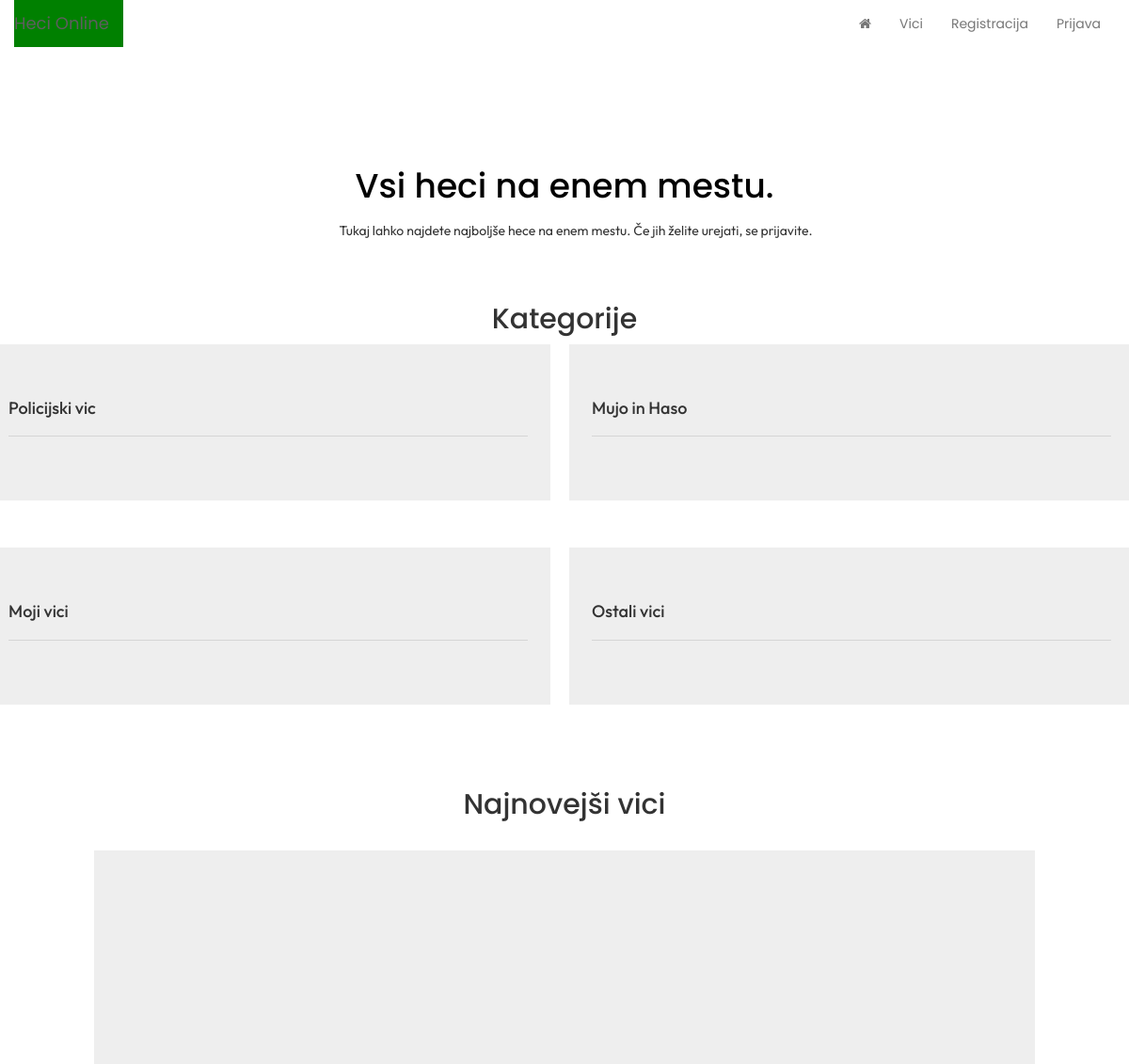
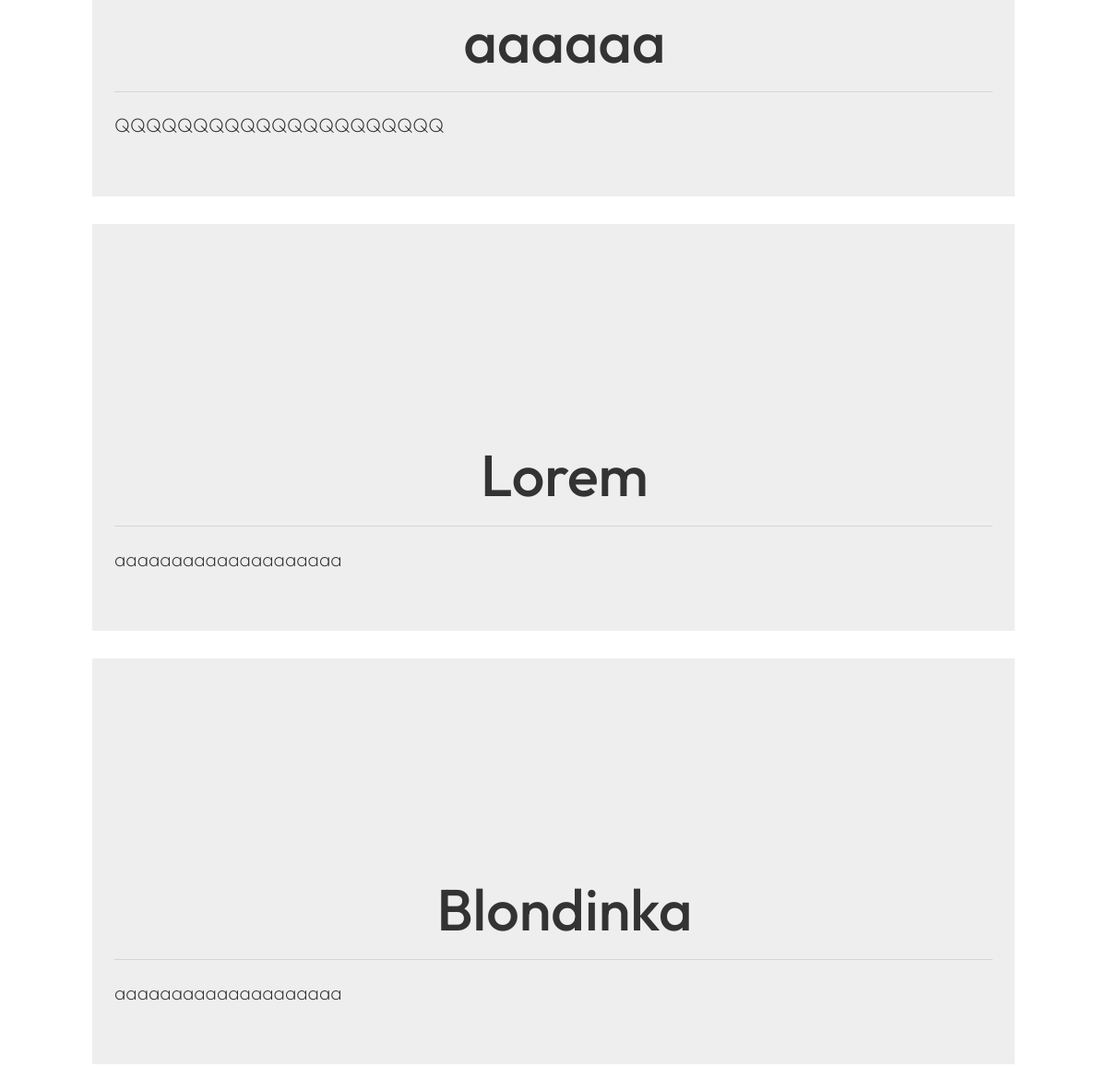
Page /stran/index.php on the committed database (2 pictures, top to bottom).
### tables this page shows
CREATE TABLE `kategorija` (
  `id` int(10) NOT NULL,
  `ime_kategorije` varchar(60) NOT NULL,
  `id_kategorije` int(10) NOT NULL
);

CREATE TABLE `vic` (
  `id` int(10) NOT NULL,
  `naslov` varchar(60) NOT NULL,
  `vsebina` varchar(255) NOT NULL,
  `dodano` datetime DEFAULT current_timestamp(),
  `id_user` int(10) NOT NULL,
  `id_kategorije` int(10) NOT NULL,
  `datumSpremembe` datetime DEFAULT NULL
);

### model.php (the view, shortened to what this page needs)
<?php
    function vrni3Vice() {
        $zadnji3Vici = "SELECT * FROM VIC ORDER BY ID DESC LIMIT 3;";
        $res = mysqli_query(mysqli_connect('localhost', 'janrk', '12345678', 'nrsa'), $zadnji3Vici);
        if ($res) {
            while ($row = mysqli_fetch_assoc($res)) {
                echo '<div class="jumbotron">';
                echo '<h1 class="display-4">' . $row['naslov'] . '</h1>';
                echo '<hr class="my-4">';
                echo '<p>' . $row['vsebina'] .'</p>';
                echo '</div>';
            }
        }
    }
    function vrniVseKategorije() {
        $vseKategorije = "SELECT * FROM KATEGORIJA;";
        $res = mysqli_query(mysqli_connect('localhost', 'janrk', '12345678', 'nrsa'), $vseKategorije);
        if ($res) {
            while ($row = mysqli_fetch_assoc($res)) {
                echo '<div class="jumbotron">';
                echo '<h4 class="display-4">' . $row['ime_kategorije'] . '</h1>';
                echo '<hr class="my-4">';
                echo '</div>';
            }
        }
    }
?>

### stran/template/layout.html.php (shortened to what this page needs)
<!DOCTYPE HTML>
<html>
  <head>
    <link rel=stylesheet type="text/css" href="./css/slog.css">
    <link rel="stylesheet" href="https://maxcdn.bootstrapcdn.com/font-awesome/4.6.3/css/font-awesome.min.css">
    <link rel="stylesheet" href="https://maxcdn.bootstrapcdn.com/bootstrap/3.3.7/css/bootstrap.min.css">
    <link rel="stylesheet" type="text/css" href="template/css/slog.css">
    <link rel="stylesheet" href="template/css/bootstrap-datetimepicker.min.css" />
  </head>
  <body>
    <nav class="navbar navbar-default">
  <div class="container-fluid">
    <div class="navbar-header">
      <a class="navbar-brand" href="#">Heci Online</a>
    </div>
    <div class="collapse navbar-collapse" id="bs-example-navbar-collapse-1">
        <?php
          if(isset($_SESSION['user'])) {
            echo '<ul id="nav" class="nav navbar-nav navbar-right">';
            echo "<li id='trenutno-prijavljen'>" . $_SESSION['user'] ."</li>";
            echo "<li><a href='index.php'><i class='fa fa-home' aria-hidden='true'></i></a></li>";
            echo "<li><a href='index.php?stran=vsiVici'>Vici</a></li>";
            echo '<li><a href="index.php?stran=odjava">Odjava</a></li>';
            echo '</ul>';
          } else {
            echo '<ul id="nav" class="nav navbar-nav navbar-right">';
            echo "<li><a href='index.php'><i class='fa fa-home' aria-hidden='true'></i></a></li>";
            echo "<li><a href='index.php?stran=vsiVici'>Vici</a></li>";
            echo '<li><a href="index.php?stran=registracija">Registracija</a></li>';
            echo '<li><a href="index.php?stran=prijava">Prijava</a></li>';
            echo '</ul>';
          }
        ?>
    </div>
  </div>
</nav>
<?php
$content = ob_get_clean();
echo $content;
 ?>
  </body>
</html>

### stran/index.php (shortened to what this page needs)
<?php
if (isset($_GET['stran'])){
	if (($_GET['stran']=="registracija")){
		include 'template/registracija.html.php';
	} else if ($_GET['stran']=="prijava" && !isset($_SESSION['user'])){
		include 'template/prijava.html.php';
  }
  else if(($_GET['stran']=="odjava")) {
    include 'template/odjava.html.php';
  }
  else if(($_GET['stran']=="admin" && isset($_SESSION['user']))) {
    include 'template/admin.html.php';
  }
  else if(($_GET['stran']=="dodajVic" && isset($_SESSION['user']))) {
    include 'template/dodajVic.html.php';
  }
  else if($_GET['stran'] == "vsiVici") {
    include "template/vsiVici.html.php";
  }
  else if($_GET['stran'] == 'urediBrisi' && isset($_SESSION['user'])) {
    include "template/urediBrisi.html.php";
  }
  else if($_GET['stran'] == 'uredi' && isset($_SESSION['user'])) {
    include 'template/uredi.html.php';
  }
  else if($_GET['stran'] == 'brisi' && isset($_SESSION['user'])) {
    include 'template/brisi.html.php';
  }
  else {
    include 'template/error.html.php';
  }
} else {
  include 'template/index.html.php';
}
?>

### stran/template/index.html.php (shortened to what this page needs)
<?php
require "template/layout.html.php";
?>
<div class="row">
    <h1 id="naslov">Vsi heci na enem mestu.</h1>
    <p id="intro">Tukaj lahko najdete najboljše hece na enem mestu. Če jih želite urejati, se prijavite.</p>
    <h2>Kategorije</h2>
    <div id="kategorija-wrapper">
        <?php
        require_once("../model.php");
            vrniVseKategorije();
        ?>
    </div>
    <h2>Najnovejši vici</h2>
    <div id="wrapper">
        <?php
        require_once("../model.php");
        vrni3Vice();
        ?>
    </div>
</div>

### stran/template/css/slog.css (style rules this page uses)
.navbar-header { background-color: green; }

### stran/template/layout.html.php (style rules this page uses)
.navbar { background-color: transparent; border: none; font-family: Poppins, sans-serif; }
#nav { display: flex; justify-content: center; align-items: center; }

### model.php (style rules this page uses)
.jumbotron { width: 600px; }
.display-4, p { margin-left: 3vh; font-family: Outfit, sans-serif; }
hr { margin-left: 3vh; margin-right: 3vh; }
.jumbotron { width: 1000px; height: auto; }

### stran/template/index.html.php (style rules this page uses)
body { font-family: Poppins, sans-serif; }
h1 { color: black; text-align: center; margin-top: 3em; }
#intro { text-align: center; line-height: 2.5em; }
#wrapper { display: flex; flex-direction: column; align-items: center; margin-top: 4vh; }
#kategorija-wrapper { display: flex; gap: 20px; flex-wrap: wrap; }
#kategorija-wrapper div { width: 600px; }
h2 { text-align: center; margin-top: 60px; margin-bottom: 10px; }

### rows in the picture
kategorija: ime_kategorije "Policijski vic"
kategorija: ime_kategorije "Mujo in Haso"
kategorija: ime_kategorije "Moji vici"
kategorija: ime_kategorije "Ostali vici"
vic: naslov "aaaaaa", vsebina "QQQQQQQQQQQQQQQQQQQQQ"
vic: naslov "Lorem", vsebina "aaaaaaaaaaaaaaaaaaaa"
vic: naslov "Blondinka", vsebina "aaaaaaaaaaaaaaaaaaaa"
